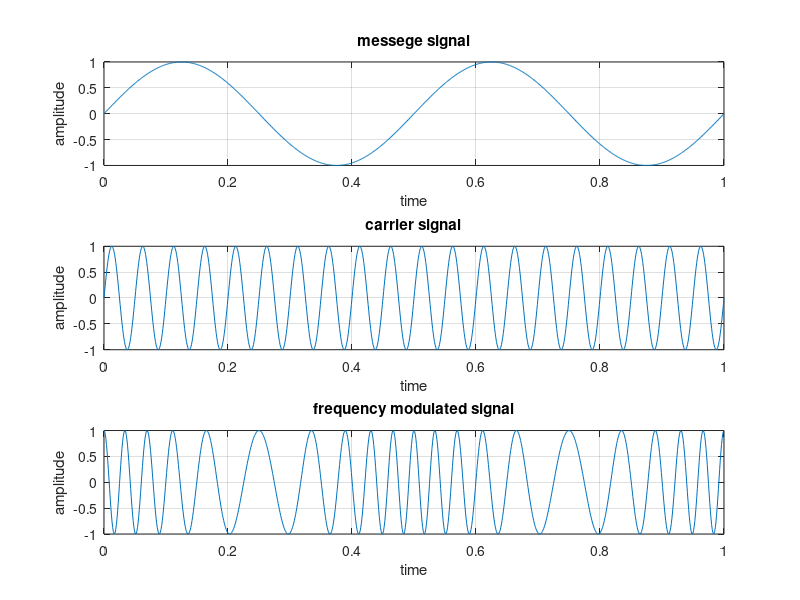

Reproduce this figure in MATLAB.
clc;
clear ;
close all;
Am=1;   % amplitude of messsege signal 
Ac=1;   % amplitude 
fm=2;   % frequency of messege signal
fc=20;  % frequency of carrier signal
t=0:0.001:1; % time vector
B=5; %modulation index

m=Am*sin(2*pi*fm*t); % equation  for messege signal
c=Ac*sin(2*pi*fc*t);  % equation  for carrier signal
y=Ac*cos(2*pi*fc*t+B.*(sin(2*pi*fm*t))); % equation  for frequency modulating signal

subplot(3,1,1);
plot(t,m);
title('messege signal');
xlabel('time');
ylabel('amplitude');
grid on;

subplot(3,1,2);
plot(t,c);
title('carrier signal');
xlabel('time');
ylabel('amplitude');
grid on;

subplot(3,1,3);
plot(t,y);
title('frequency modulated signal');
xlabel('time');
ylabel('amplitude');
grid on;

























